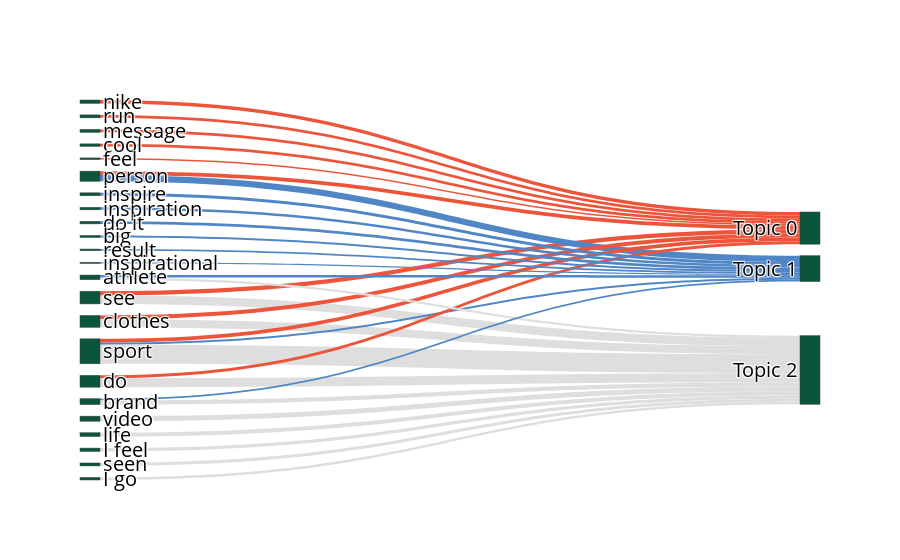

Here is the notebook cell this chart was saved with:
### Markdown cell above
## Visualization

### Code cell
#https://plotly.com/python/sankey-diagram/
import plotly.graph_objects as go
import plotly.io as pio
pio.kaleido.scope.default_format = "png"
Fig4 = go.Figure(go.Sankey(
    arrangement = "snap",
    node = dict(
        label = labels,
        #"x": [0.8, 0.8, 0.8, 0.1, 0.1, 0.1, 0.1, 0.1, 0.1, 0.1, 0.1],
        #"y": [0.8, 0.8, 0.8, 0.1, 0.1, 0.1, 0.1, 0.1, 0.1, 0.1, 0.1],
        #pad = 50,
        color = "#0a553b",
        #thickness = 5 #Pixels
        #color = color_link,
        ),  
    link = dict(
        source = source,
        target = target,
        value = values,
        color = color_link)))

Fig4.update_layout(
    hovermode = 'x',
    font=dict(size = 20, color = 'black'),
    #plot_bgcolor='black',
    #paper_bgcolor='black'
)
pio.write_image(Fig4, 'Figures/sankey.png', width=1600, height=850, scale=1.5)
Fig4.write_html("Figures/sankey.html")
Fig4.show()

### Figure 1 — Plotly figure (JSON) as saved in the notebook; plotly's stock layout.template omitted (floating-point values rounded to 4 significant figures)
{"data": [{"arrangement": "snap", "link": {"color": ["#ed553b", "#dedede", "#ed553b", "#5086c6", "#ed553b", "#dedede", "#ed553b", "#5086c6", "#dedede", "#ed553b", "#ed553b", "#dedede", "#ed553b", "#ed553b", "#ed553b", "#ed553b", "#5086c6", "#5086c6", "#dedede", "#5086c6", "#5086c6", "#5086c6", "#5086c6", "#5086c6", "#dedede", "#5086c6", "#dedede", "#dedede", "#dedede", "#dedede", "#dedede"], "source": [3, 3, 4, 4, 5, 5, 6, 6, 6, 7, 8, 8, 9, 10, 11, 12, 13, 14, 14, 15, 16, 17, 18, 19, 19, 20, 21, 22, 23, 24, 25], "target": [0, 2, 0, 1, 0, 2, 0, 1, 2, 0, 0, 2, 0, 0, 0, 0, 1, 1, 2, 1, 1, 1, 1, 1, 2, 1, 2, 2, 2, 2, 2], "value": [10, 20, 9, 15, 9, 19, 9, 5, 45, 8, 7, 21, 7, 7, 6, 4, 7, 6, 5, 6, 6, 5, 4, 4, 10, 3, 12, 9, 8, 7, 6]}, "node": {"color": "#0a553b", "label": ["Topic 0", "Topic 1", "Topic 2", "see", "person", "clothes", "sport", "nike", "do", "run", "message", "cool", "feel", "inspire", "athlete", "inspiration", "do it", "big", "result", "brand", "inspirational", "video", "life", "I feel", "seen", "I go"]}, "type": "sankey"}], "layout": {"font": {"color": "black", "size": 20}, "hovermode": "x"}}
